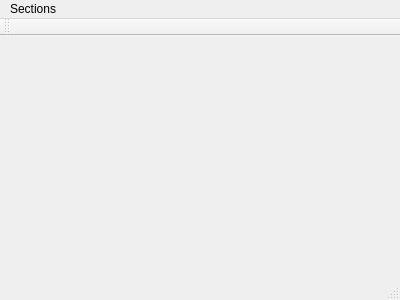
<?xml version="1.0" encoding="UTF-8"?>
<ui version="4.0">
 <class>MainWindow</class>
 <widget class="QMainWindow" name="MainWindow">
  <property name="geometry">
   <rect>
    <x>0</x>
    <y>0</y>
    <width>400</width>
    <height>300</height>
   </rect>
  </property>
  <property name="windowTitle">
   <string>MainWindow</string>
  </property>
  <widget class="QWidget" name="centralWidget"/>
  <widget class="QMenuBar" name="menuBar">
   <property name="geometry">
    <rect>
     <x>0</x>
     <y>0</y>
     <width>400</width>
     <height>19</height>
    </rect>
   </property>
   <widget class="QMenu" name="menuSections">
    <property name="title">
     <string>Sections</string>
    </property>
   </widget>
   <addaction name="menuSections"/>
  </widget>
  <widget class="QToolBar" name="mainToolBar">
   <attribute name="toolBarArea">
    <enum>TopToolBarArea</enum>
   </attribute>
   <attribute name="toolBarBreak">
    <bool>false</bool>
   </attribute>
  </widget>
  <widget class="QStatusBar" name="statusBar"/>
 </widget>
 <layoutdefault spacing="6" margin="11"/>
 <resources/>
 <connections/>
</ui>
